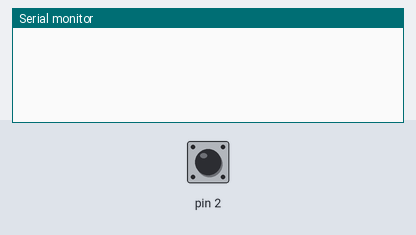
Bench run of a sketch on a simulated Arduino Uno, built with avr-gcc and run on an emulated ATmega328P. On the bench: the last lines printed to the serial monitor. The test bench sets the inputs (shaded band); at power-on: pin 2 HIGH.

Above: at 5.0 s.
5.1 s: pin 2 pulled LOW for 0.15 s
At 5.39 s:
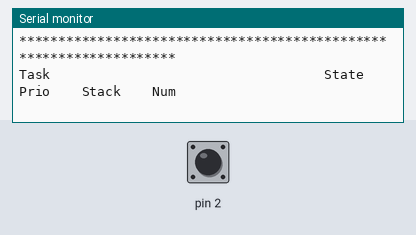
At 6.2 s:
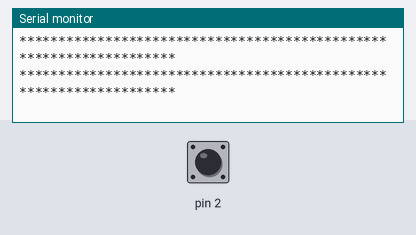

The sketch:

4-Task_PrintTaskSystemState.ino
```cpp
/****************************************** vTaskList API ************************************************************
   void vTaskList(char *pcWriteBuffer);
   Parameters:
   pcWriteBuffer - A buffer into which the above mentioned details will be written, in ASCII form. This buffer is
                   assumed to be large enough to contain the generated report. Approximately 40 bytes per task
                   should be sufficient.

   VTaskList() calls uxTaskGetSystemState(), then formats the raw data generated by uxTaskGetSystemState() into a
   human readable (ASCII) table that shows the status of each task, including the high water stack task.
   The following letters are used in the ASCII table to show the status of the task:
   ‘B’ – Blocked
   ‘R’ – Ready
   ‘D’ – Deleted (waiting clean up)
   ‘S’ – Suspended, or Blocked without a timeout

   NOTE: configUSE_TRACE_FACILITY and configUSE_STATS_FORMATTING_FUNCTIONS must be defined as 1 in FreeRTOSConfig.h
         for this function to be available. This function will override the duration of the interrupts. It is not
         intended for regular runtime usage of applications, but as a debugging support.
   VISIT https://www.freertos.org/a00021.html#vTaskList
*********************************************************************************************************************/
#include "Arduino_FreeRTOS.h"
#include "task.h"

void vTask1(void *pvParameters);
void vTask2(void *pvParameters);
void vTask3(void *pvParameters);

TaskHandle_t xTask1Handle;

const char *pcTextForTask1 = "Task 1 is running\r\n";
const char *pcTextForTask2 = "Task 2 is running\r\n";
const char *pcTextForTask3 = "Task 3 is running\r\n";

char ptrTaskList[250];

void setup() {
  Serial.begin(9600);

  // Attach interrupt to print Task status:
  pinMode(2, INPUT_PULLUP);
  attachInterrupt(digitalPinToInterrupt(2), xPrintTaskList, RISING);

  // Create Tasks:
  xTaskCreate(vTask1, "Task1", 100, (void*)pcTextForTask1, 1, &xTask1Handle);
  xTaskCreate(vTask2, "Task2", 100, (void*)pcTextForTask2, 2, NULL);
  xTaskCreate(vTask3, "Task3", 100, (void*)pcTextForTask3, 3, NULL);

  // Start the scheduler to start the tasks executing:
  vTaskStartScheduler();

  // This should never reach void loop():
  while (1);
  return 0;
}

void loop() {
  // Empty. Things are done in Tasks.
}

static void xPrintTaskList() {
  vTaskList(ptrTaskList);
  Serial.println(F("*******************************************************************"));
  Serial.println(F("Task                                   State   Prio    Stack    Num"));
  Serial.println(F("*******************************************************************"));
  Serial.print(ptrTaskList);
  Serial.println(F("*******************************************************************"));
}

static void vTask1(void* pvParameters) {
  char *pcTask1Name;
  pcTask1Name = (char *) pvParameters;
  for (;;)
  {
    Serial.println(pcTask1Name);
    vTaskDelay(250 / portTICK_PERIOD_MS);
  }
}

static void vTask2(void* pvParameters) {
  char *pcTask2Name;
  pcTask2Name = (char *) pvParameters;
  for (;;)
  {
    Serial.println(pcTask2Name);
    vTaskDelay(300 / portTICK_PERIOD_MS);
  }
}

static void vTask3(void* pvParameters) {
  char *pcTask3Name;
  pcTask3Name = (char *) pvParameters;
  char suspendFlag = 0;
  for (;;)
  {
    Serial.println(pcTask3Name);

    if (suspendFlag == 1) {
      vTaskSuspend(xTask1Handle);
      suspendFlag = 0;
    }
    else {
      vTaskResume(xTask1Handle);
      suspendFlag = 1;
    }
    vTaskDelay(400 / portTICK_PERIOD_MS);
  }
}
```

Measured:
- after the input at 5.1 s, the serial monitor: prints a new line after 0.15 s (image 1)
